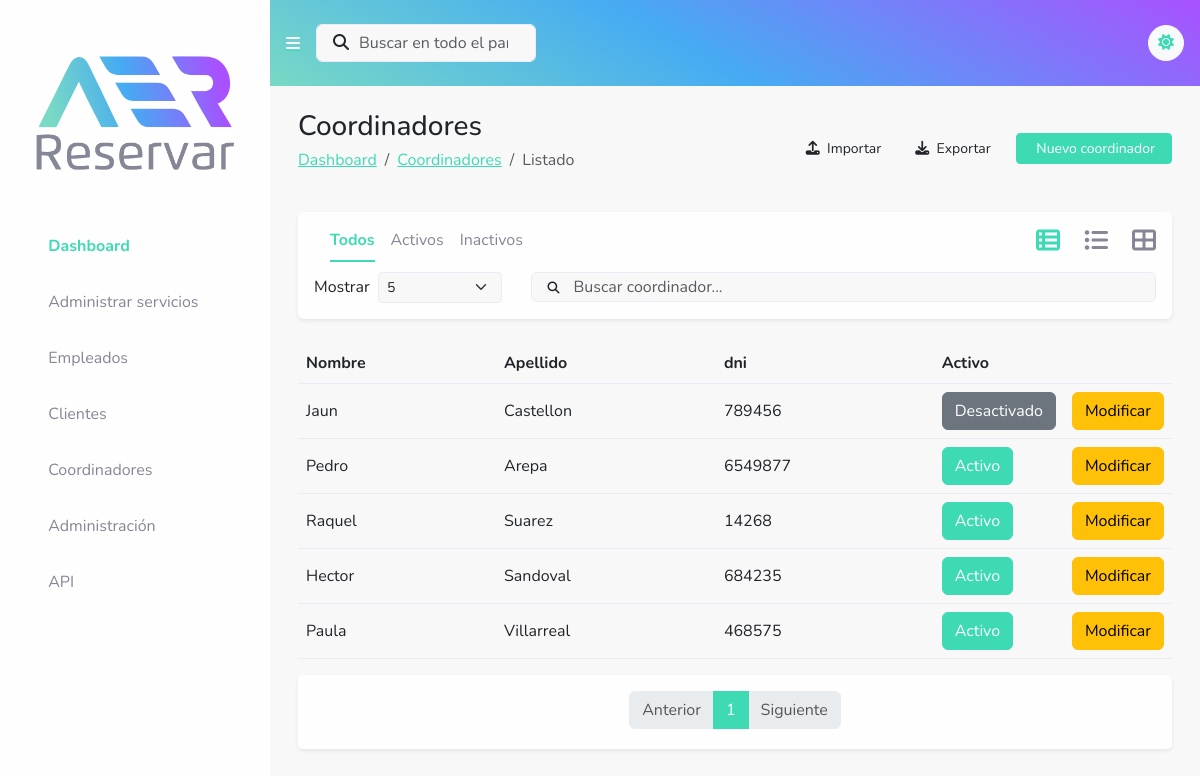
Screenshot of /coordinadores/listado/ with the database file from the repository.
### reservas/models.py (models this page shows, shortened)
class Coordinador(models.Model):
    nombre = models.CharField(max_length=100, verbose_name="Nombre")
    apellido = models.CharField(max_length=150, verbose_name="Apellido")
    dni = models.PositiveIntegerField(verbose_name="DNI", help_text='')
    activo = models.BooleanField(default=True, verbose_name="¿Está activo?")
    imagen = models.ImageField(upload_to='upload/img/coordinador/', null=True, blank=True, verbose_name='Imagen')
    created = models.DateTimeField(verbose_name="Creado el", auto_now_add=True)
    updated = models.DateTimeField(verbose_name="Actualizado el", auto_now=True)
    class Meta:
        db_table = 'coordinador_db'
        verbose_name = 'Coordinador'
        verbose_name_plural = 'Coordinadores'

### reservas/views.py (the view)
# urls.py: path('coordinadores/listado/',views.list_coordinator_view, name='list_coordinator'),
def list_coordinator_view(request, cnt=5):
    filter_mode = request.GET.get('filter', 'all')
    query = request.GET.get('search')
    if query:
        coordinadores = Coordinador.objects.filter(nombre__icontains=query) | Coordinador.objects.filter(apellido__icontains=query)
        if len(coordinadores) < 1:
            messages.info(request, "No se han encontrado resultados para a busqueda.")
            coordinadores = Servicio.objects.all()
    else:
        if 'inactive' in filter_mode:
            coordinadores = Coordinador.objects.filter(activo=False)
        elif 'active' in filter_mode:
            coordinadores = Coordinador.objects.filter(activo=True)
        else:
            coordinadores = Coordinador.objects.all()
    paginator = Paginator(coordinadores, cnt)
    page = request.GET.get('page')
    try:
        items = paginator.page(page)
    except PageNotAnInteger:
        items = paginator.page(1)
    except EmptyPage:
        items = paginator.page(paginator.num_pages)
    index = items.number - 1
    max_index = len(paginator.page_range)
    start_index = index - 5 if index >= 5 else 0
    end_index = index + 5 if index <= max_index - 5 else max_index
    page_range = paginator.page_range[start_index:end_index]
    context = {
        'form': CoordinadorForm(),
        'coordinadores': items,
        'page_range': page_range,
        'cnt': cnt,
        'filter': filter_mode,
        'query': query
    }
    return render(request, 'listado_coordinadores.html', context)

### reservas/forms.py
class CoordinadorForm(forms.ModelForm):
    class Meta:
        model = Coordinador
        fields = ['nombre', 'apellido', 'dni','imagen']
    def __init__(self, *args, **kwargs):
        super().__init__(*args, **kwargs)
        self.fields['nombre'].widget.attrs.update({'class': 'form-control', 'placeholder': 'Ingrese el Nombre'})
        self.fields['apellido'].widget.attrs.update({'class': 'form-control', 'placeholder': 'Ingrese el Apellido'})
        self.fields['dni'].widget.attrs.update({'class': 'form-control', 'placeholder': 'Ingrese el Número de DNI '})
        self.fields['imagen'].widget.attrs.update({'class': 'form-control'})

### reservas/templates/listado_coordinadores.html (shortened to what this page needs)
{% extends "base.html" %}
{% load static %}
{% block content%}
<div class="container-fluid">
    <div class="row">
        <div class="col">
            <div class="d-sm-flex justify-content-between align-items-center mb-4 mx-3">
                <div>
                    <h3 class="mb-1">Coordinadores</h3>
                    <nav aria-label="breadcrumb">
                        <ol class="breadcrumb">
                            <li class="breadcrumb-item"><a href="{% url 'dashboard' %}">Dashboard</a></li>
                            <li class="breadcrumb-item"><a href="{% url 'list_coordinator' %}">Coordinadores</a></li>
                            <li class="breadcrumb-item active" aria-current="page">Listado</li>
                        </ol>
                    </nav>
                </div>
                <div class="d-flex justify-content-end">
                    <a class="btn btn-custom btn-sm d-none d-sm-inline-block mx-2"
                       data-bs-toggle="modal"
                       data-bs-target="#importModal"
                       href="#">
                        <i class="fa-solid fa-upload"></i>
                        &nbsp;Importar
                    </a>
                    <a class="btn btn-custom btn-sm d-none d-sm-inline-block mx-2"
                       href="{% url 'export_data_coordinator' %}?format=csv">
                        <i class="fa-solid fa-download"></i>
                        &nbsp;Exportar
                    </a>
                    <a class="btn btn-primary btn-sm d-none d-sm-inline-block ms-2 px-3"
                       onclick="cleanData('Coordinador')"
                       data-bs-toggle="modal"
                       data-bs-target="#newCoordinatorModal"
                       href="#">
                        &nbsp;Nuevo coordinador
                    </a>
                </div>
            </div>
        </div>
    </div>
    <div class="row">
        <div class="col">
            <div class="card border-0 shadow-sm mx-3">
                <div class="card-header d-flex border-0 pb-0">
                    <div class="col">
                        {% load custom_filters %}
                        <ul class="nav nav-underline ps-3">
                            <li class="nav-item">
                                <a class="nav-link {% if filter == 'all' %}active{% endif %}"
                                   id="all-filter"
                                   href="?filter=all">
                                    Todos
                                </a>
                            </li>
                            <li class="nav-item">
                                <a class="nav-link {% if filter == 'active' %}active{% endif %}"
                                   id="active-filter"
                                   href="?filter=active">
                                    Activos
                                </a>
                            </li>
                            <li class="nav-item">
                                <a class="nav-link {% if filter == 'inactive' %}active{% endif %}"
                                   id="inactive-filter"
                                   href="?filter=inactive">
                                    Inactivos
                                </a>
                            </li>
                        </ul>
                    </div>
                    <div class="col">
                        <ul class="nav nav-underline justify-content-end">
                            <li class="nav-item">
                                <a class="nav-link px-0 active border-bottom-0"
                                   id="a_table_id"
                                   data-bs-toggle="tab"
                                   data-bs-target="#table_id"
                                   role="tab"
                                   aria-controls="table_id"
                                   aria-selected="false"
                                   onclick="setViewMode('view-mode', 'table')"
                                   href="#">
                                    <i class="fs-4 fa-solid fa-table-list"></i>
                                </a>
                            </li>
                            <li class="nav-item">
                                <a class="nav-link px-2 border-bottom-0"
                                   id="a_compact_cards_id"
                                   data-bs-toggle="tab"
                                   data-bs-target="#compact_cards_id"
                                   role="tab"
                                   aria-controls="compact_cards_id"
                                   aria-selected="false"
                                   onclick="setViewMode('view-mode', 'compact_card')"
                                   href="#">
                                    <i class="fs-4 fa-solid fa-list-ul"></i>
                                </a>
                            </li>
                            <li class="nav-item">
                                <a class="nav-link px-0 border-bottom-0"
                                   id="a_cards_id"
                                   data-bs-toggle="tab"
                                   data-bs-target="#cards_id"
                                   role="tab"
                                   aria-controls="cards_id"
                                   onclick="setViewMode('view-mode', 'card')"
                                   href="#">
                                    <i class="fs-4 fa-solid fa-table-cells-large"></i>
                                </a>
                            </li>
                        </ul>
                        <div class="d-flex justify-content-end align-items-center pt-1">
                        </div>
                    </div>
                </div>
                <div class="card-body pt-1 pb-0">
                    <div class="row mb-2">
                        <div class="col-sm-12 col-md-12 col-lg-4 col-xl-3 col-xxl-3 text-nowrap">
                            <label class="form-label d-flex align-items-center">Mostrar &nbsp;
                                <select class="d-flex form-select form-select-sm"
                                        id="cantidad-select" name="cantidad">
                                    <option value="5" {% if cnt == 5 %}selected{% endif %}>5</option>
                                </select>&nbsp;
                            </label>
                        </div>
                        <div class="col-sm-12 col-md-12 col-lg-8 col-xl-9 col-xxl-9">
                            <div class="text-end d-flex align-items-center justify-content-end">
                                <form class="d-flex flex-sm-fill align-items-center" action="{% url 'list_employee' %}" method="GET" novalidate="">
                                    <button class="btn position-absolute ps-3 py-auto" type="submit" style="">
                                        <i class="fa fa-search" style="font-size: 12px;"></i>
                                    </button>
                                    <input type="search" name="search" class="form-control ps-6 search" placeholder="Buscar coordinador..." style="height: 30px;">
                                </form>
                            </div>
                        </div>
                    </div>
                </div>
            </div>
        </div>
    </div>
    <div class="tab-content" id="tab-content">
        <div class="tab-pane active show" id="table_id" role="tabpanel" aria-labelledby="table_id">
            <div class="row mt-4 mx-3">
                {% include 'addons/table_coordinator.html' %}
            </div>
        </div>
    </div>
    <div class="row">
        <div class="col">
            <div class="card border-0 shadow-sm mx-3">
                <div class="card-footer rounded-top border-0 d-flex pt-3 pb-1">
                    <div class="col">
                        <nav class="d-flex justify-content-center">
                            <ul class="pagination">
                                {% if coordinadores.has_previous %}
                                <li class="page-item">
                                    <a class="page-link"
                                       href="?{% if request.GET %}{{ request.GET.urlencode|remove:'page' }}&{% endif %}page={{ coordinadores.previous_page_number }}"
                                       aria-label="Previous">
                                        <span aria-hidden="true">Anterior</span>
                                    </a>
                                </li>
                                {% else %}
                                <li class="page-item disabled">
                                    <a class="page-link" href="#" aria-label="Previous">
                                        <span aria-hidden="true">Anterior</span>
                                    </a>
                                </li>
                                {% endif %}
                                {% for num in page_range %}
                                {% if coordinadores.number == num %}
                                <li class="page-item active"><a class="page-link" href="#">{{ num }}</a></li>
                                {% endif %}
                                {% endfor %}
                                {% if coordinadores.has_next %}
                                <li class="page-item">
                                    <a class="page-link"
                                       href="?{% if request.GET %}{{ request.GET.urlencode|remove:'page' }}&{% endif %}page={{ coordinadores.next_page_number }}"
                                       aria-label="Next">
                                        <span aria-hidden="true">Siguiente</span>
                                    </a>
                                </li>
                                {% else %}
                                <li class="page-item disabled">
                                    <a class="page-link" href="#" aria-label="Next">
                                        <span aria-hidden="true">Siguiente</span>
                                    </a>
                                </li>
                                {% endif %}
                            </ul>
                        </nav>
                    </div>
                </div>
            </div>
        </div>
    </div>
</div>
{% endblock%}

### reservas/templates/addons/table_coordinator.html
<div class="col px-0">
    <div class="table-responsive table"
         id="dataTable"
         role="grid"
         aria-describedby="dataTable_info">
        <table class="table my-0">
            <thead>
            <tr>
                <th>Nombre</th>
                <th>Apellido</th>
                <th>dni</th>
                <th>Activo</th>
                <th></th>
            </tr>
            </thead>
            <tbody>
            {% for coordinador in coordinadores %}
            <tr class="align-middle">
                <td>{{ coordinador.nombre }}</td>
                <td>{{ coordinador.apellido }}</td>
                <td>{{ coordinador.dni }}</td>
                <td style="width: 116px;">
                    {% if coordinador.activo %}
                    <a class="btn btn-primary" href="/coordinadores/desactivar/{{ coordinador.id }}">Activo</a>
                    {% else %}
                    <a class="btn btn-secondary"
                       href="/coordinadores/activar/{{ coordinador.id }}">Desactivado</a>
                    {% endif %}
                </td>
                <td style="width: 100px;">
                    <a class="btn btn-warning"
                       href="#"
                       onclick="edit_coordinador(this)"
                       data-id="{{ coordinador.id }}"
                       data-bs-toggle="modal"
                       data-bs-target="#newCoordinatorModal">
                        Modificar
                    </a>
                </td>
            </tr>
            {%endfor%}
            </tbody>
        </table>
    </div>
</div>

### reservas/static/assets/css/custom.css (style rules this page uses)
body { margin: 0; font-family: "Nunito", -apple-system, BlinkMacSystemFont, "Segoe UI", Roboto, "Helvetica Neue", Arial, sans-serif, "Apple Color Emoji", "Segoe UI Emoji", "Segoe UI Symbol", "Noto Color Emoji"; font-size: SFMono-Regular, Menlo, Monaco, Consolas, "Liberation Mono", "Courier New", monospace; font-weight: 400; line-height: 1.5; }
.btn-custom { --bs-btn-hover-color: var(--bs-primary); --bs-btn-active-border-color: transparent; --bs-btn-active-color: var(--bs-primary); }
.search { text-indent: 30px; }
html { height: 100%; }
.grid-container { display: grid; grid-template-columns: 100%; grid-template-rows: 110px auto 100px; grid-column-gap: 0px; grid-row-gap: 0px; height: 100%; grid-template-areas: "nav nav" "main main" "footer footer"; }
@media (min-width: 992px) { .grid-container { grid-template-columns: 270px auto; grid-template-rows: 110px auto 100px; grid-column-gap: 0px; grid-row-gap: 0px; height: 100%; grid-template-areas: "aside nav" "aside main" "aside footer"; } }

### rows the page displays
Coordinador: nombre "Jaun", apellido "Castellon", dni "789456"
Coordinador: nombre "Pedro", apellido "Arepa", dni "6549877"
Coordinador: nombre "Raquel", apellido "Suarez", dni "14268"
Coordinador: nombre "Hector", apellido "Sandoval", dni "684235"
Coordinador: nombre "Paula", apellido "Villarreal", dni "468575"

### other values shown
{{ num }} "1"
